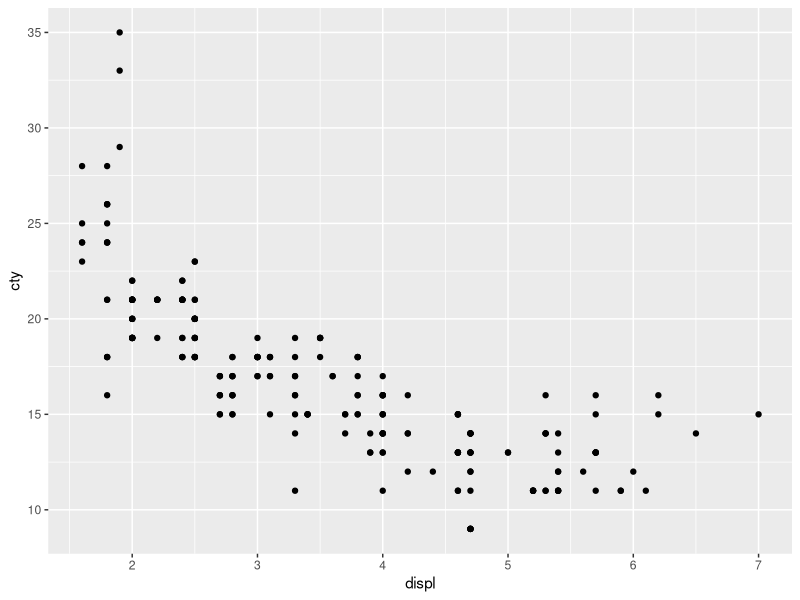
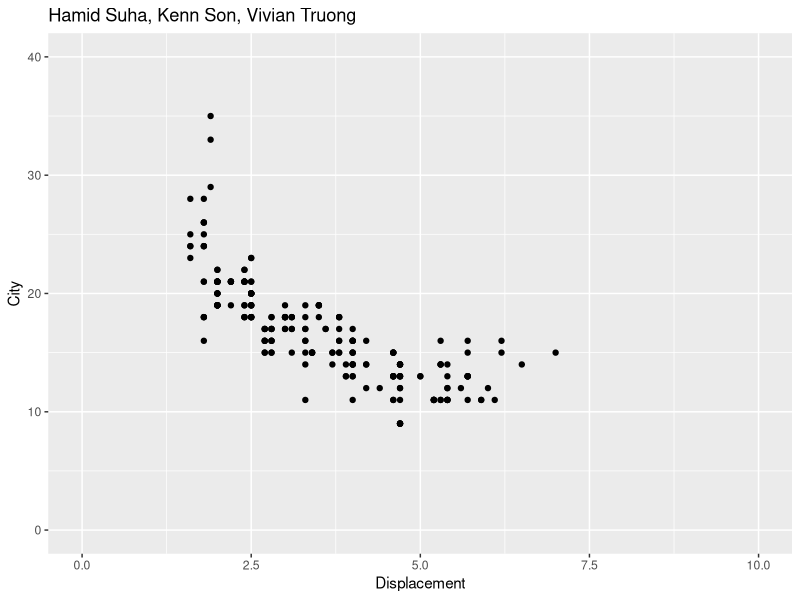
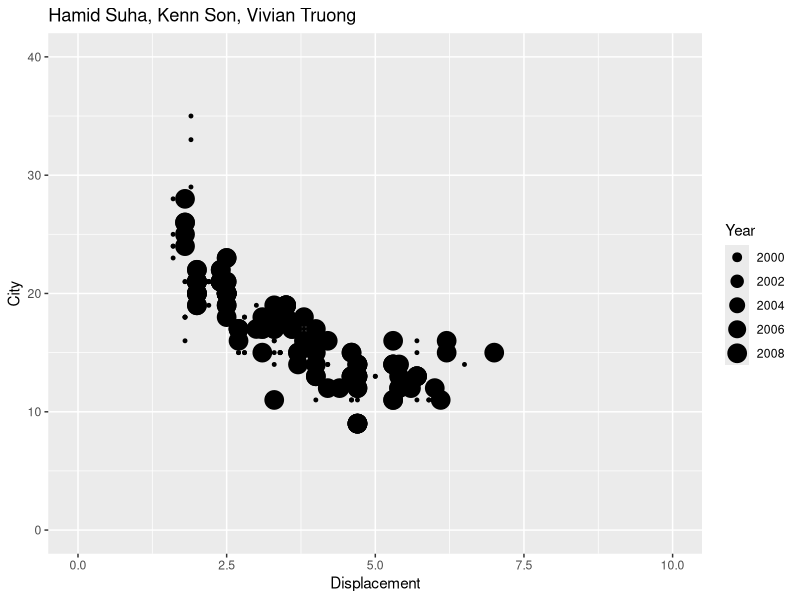
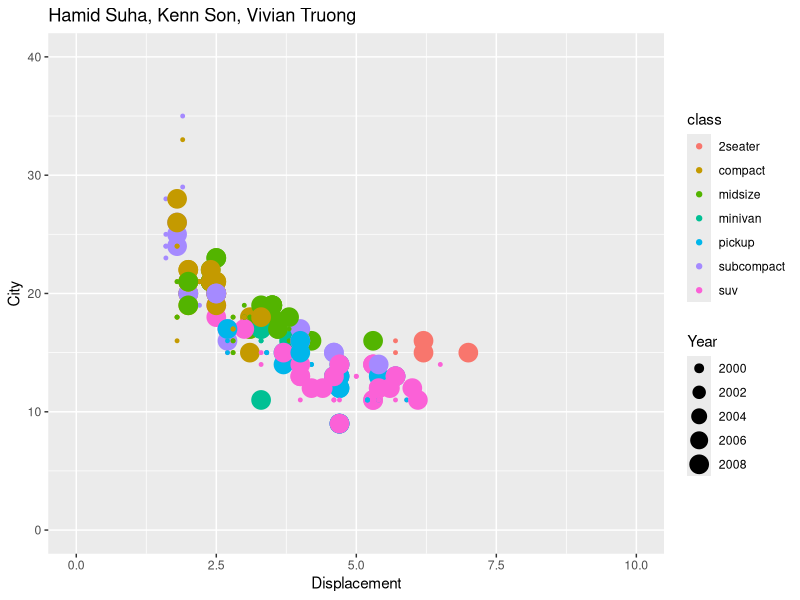
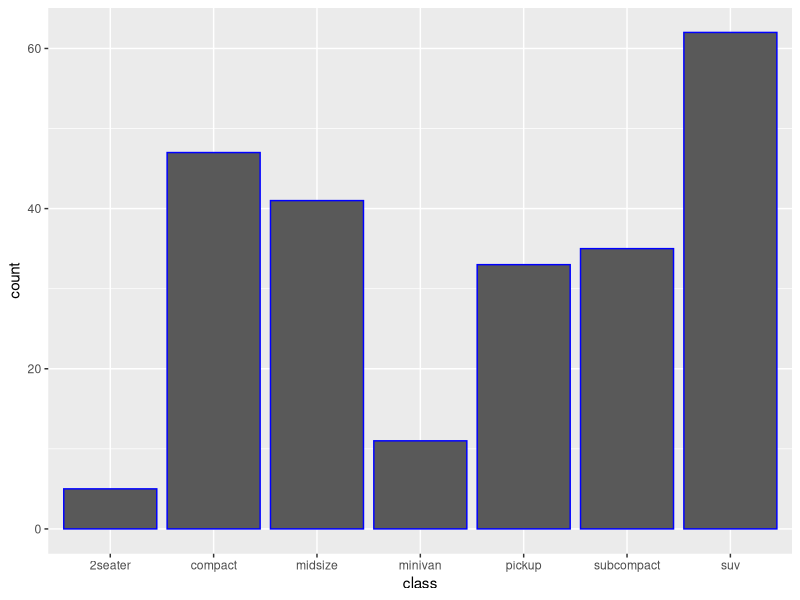

Write the R code that produced these figures, in order.
library(ggplot2)

ggplot(data=mpg)+geom_point((mapping=aes(x=displ, y=cty)))

ggplot(data=mpg)+geom_point(mapping=aes(x=displ, y=cty)) + labs(x="Displacement",
      y = "City", title = "Hamid Suha, Kenn Son, Vivian Truong") + ylim(c(0,40)) + xlim(c(0,10))

ggplot(data=mpg)+geom_point(mapping=aes(x=displ, y=cty, size=year)) + labs(
  x="Displacement", y = "City", size = "Year", title = "Hamid Suha, Kenn Son, Vivian Truong"
) + ylim(c(0,40)) + xlim(c(0,10))


ggplot(data=mpg)+geom_point(mapping=aes(x=displ, y=cty, size =year, color=class)) + labs(
  x="Displacement", y = "City", size = "Year", title = "Hamid Suha, Kenn Son, Vivian Truong"
) + ylim(c(0,40)) + xlim(c(0,10))



ggplot(data=mpg)+geom_bar(mapping=aes(x=class), color = "blue")
